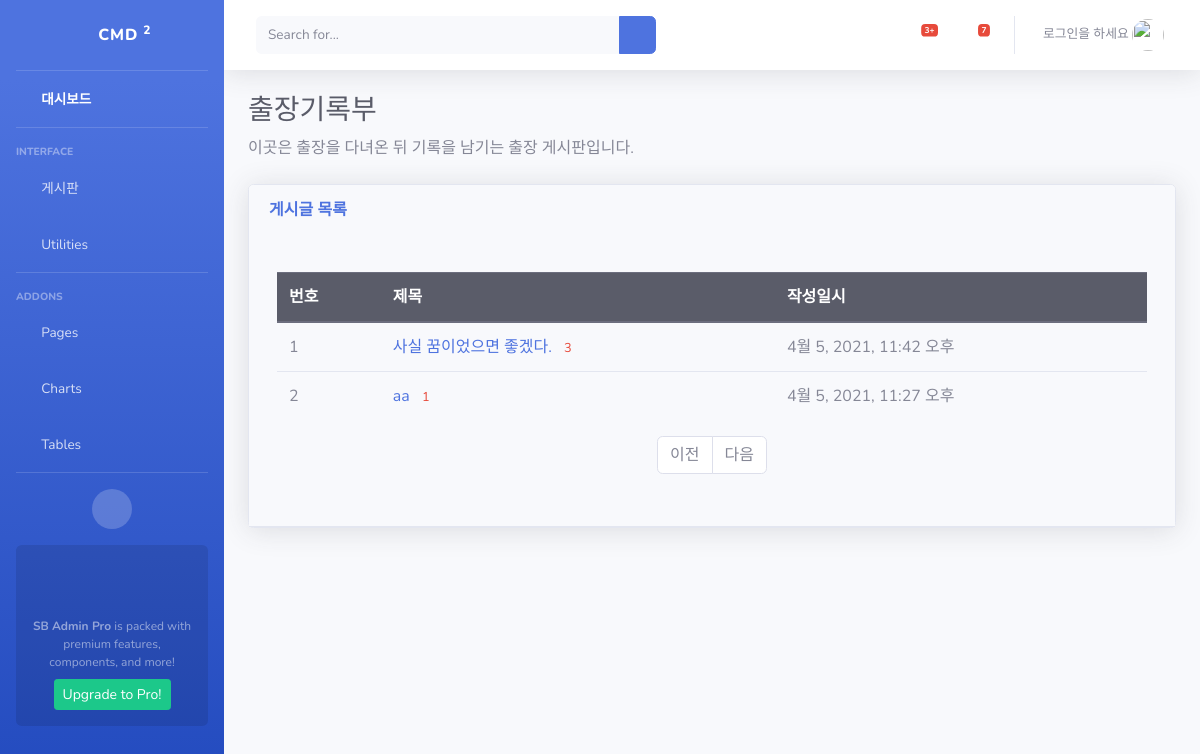
Screenshot of /pybo/ with the database file from the repository.
### pybo/models.py (models this page shows, shortened)
class Question(models.Model):
    subject = models.CharField(max_length=200)
    content = models.TextField()
    create_date = models.DateTimeField()

### pybo/views.py (the view)
# urls.py: path('', views.index, name='index'),
def index(request):
    question_list = Question.objects.order_by('-create_date')
    context = {'question_list': question_list}
    return render(request, 'question_list.html', context)

### templates/question_list.html (shortened to what this page needs)
{% extends 'base.html' %}
{% block content %}
    <h1 class="h3 mb-2 text-gray-800">출장기록부</h1>
    <p class="mb-4">이곳은 출장을 다녀온 뒤 기록을 남기는 출장 게시판입니다.
    </p>
    <div class="card shadow mb-4">
    <div class="card-header py-3">
    <div class="row">
    <div class="col-sm-12 col-md-6">
        <h6 class="m-0 font-weight-bold text-primary">게시글 목록</h6>
    </div>
    <div class="card-body">
    <div class="table-responsive">
    <table class="table table-bordered" id="dataTable" width="100%" cellspacing="0">
    <tbody>
    <div class="container my-3">
        <table class="table">
            <thead>
            <tr class="thead-dark">
                <th>번호</th>
                <th>제목</th>
                <th>작성일시</th>
            </tr>
            </thead>
            <tbody>
            {% if question_list %}
                {% for question in question_list %}
                    <tr>
                        <td>{{ forloop.counter }}</td>
                        <td>
                            <a href="{% url 'pybo:detail' question.id %}">{{ question.subject }}</a>
                            {% if question.answer_set.count > 0 %}
                                <span class="text-danger small ml-2">{{ question.answer_set.count }}</span>
                            {% endif %}
                        </td>
                        <td>{{ question.create_date }}</td>
                    </tr>
                {% endfor %}
            {% else %}
                <tr>
                    <td colspan="3">질문이 없습니다.</td>
                </tr>
            {% endif %}
            </tbody>
        </table>
    </div>
    <ul class="pagination justify-content-center">
        {% if question_list.has_previous %}
            <li class="page-item">
                <a class="page-link" href="?page={{ question_list.previous_page_number }}">이전</a>
            </li>
        {% else %}
            <li class="page-item disabled">
                <a class="page-link" tabindex="-1" aria-disabled="true" href="#">이전</a>
            </li>
        {% endif %}
        {% if question_list.has_next %}
            <li class="page-item">
                <a class="page-link" href="?page={{ question_list.next_page_number }}">다음</a>
            </li>
        {% else %}
            <li class="page-item disabled">
                <a class="page-link" tabindex="-1" aria-disabled="true" href="#">다음</a>
            </li>
        {% endif %}
    </ul>
{% endblock %}

### rows the page displays
Question: subject "사실 꿈이었으면 좋겠다.", answer_set.count "3", create_date "4월 5, 2021, 11:42 오후"
Question: subject "aa", answer_set.count "1", create_date "4월 5, 2021, 11:27 오후"
